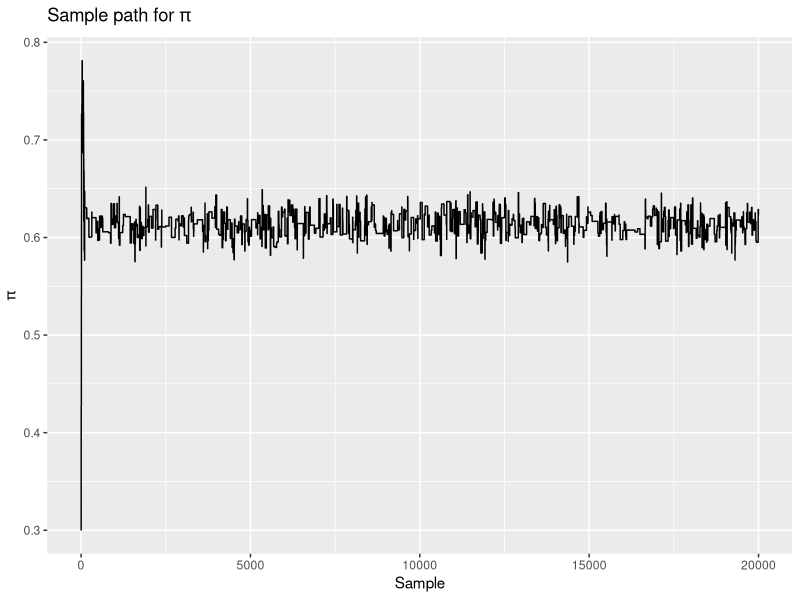
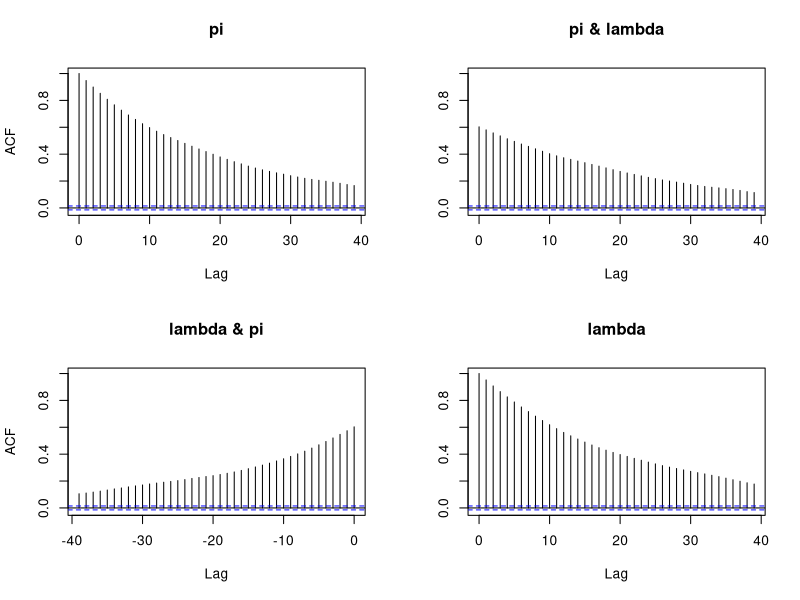

The R script that drew these images, in order:
## ---- chunk 1
knitr::opts_chunk$set(echo = TRUE)
## ---- chunk 2
### HELPER FUNCTIONS

# log prior for lambda, fill in 
lplambda = function(lambda){
  
  ## start solution
  return(log(dgamma(lambda, 2, 2)))
  ## end solution
  
}
# log prior for pi, fill in 
lppi = function(pi){
  
  ## start solution
  return(log(dunif(pi, min = 0, max = 1)))
  ## end solution  
  
}
# bivariate RW proposal function
# hint: bivariate proposal same as generating two indep proposals here
h.sim = function(spi = 0.1, slambda = 0.1){
  
  ## start solution
  l = rep(0, 2)
  l[1] = rnorm(1, mean = 0, sd = spi)
  l[2] = rnorm(1, mean = 0, sd = slambda)
  return(l)
  ## end solution  
  
}
# returns ll, or log f(y|lambda, pi)
# compute given y and ny from table
ll = function(y, ny, x){
  pi = x[1]
  lambda = x[2]
  
  ## start solution
  l = rep(0, length(ny))
  l[1] = ny[1] * log(pi + (1 - pi) * exp(-lambda))
  for (i in 2:length(y)) {
    l[i] = ny[i] * (log(1 - pi) - lambda + y[i] * log(lambda))
  }
  return(sum(l))
  ## end solution
}
# MH ratio
# Hint; since h symmetric, proposal density cancels out of ratio
R = function(y, y_weight, x, xt){
  # x is the proposal, xt is current state
  # x[1], xt[1] pertain to pi, x[2], xt[2] pertain to lambda
  ## start solution
  logR <- ll(y, y_weight, x) + lppi(x[1]) + lplambda(x[2]) - ll(y, y_weight, xt) 
  - lppi(xt[1]) - lplambda(xt[2])
  return(exp(logR))
  ## end solution
}

## ---- chunk 3
# set the seed
set.seed(1)

# data fro HW 6
y = 0:6
ny = c(3062, 587, 284, 103, 33, 4, 2)

# Set chain length
M = 20000

# initialize the chain vector (alpha, lambda)
x.rw.chain = matrix(0, M, 2)
colnames(x.rw.chain) = c("pi","lambda")

# Initialize chain with specified initial values
# alpha, lambda
x.rw.chain[1,] = c(0.3, 3) 

# now start chain
for(i in 1:(M-1)){
  
  # set the value at current iteration of the chain to variable xt
  xt = unname(x.rw.chain[i,])
  
  # draw a proposal from the proposal density
  x =  xt + h.sim(spi = 0.1, slambda = 0.1)
  
  # calculate MH ratio 
  if (x[1] <= 0 | x[1] >= 1 | x[2] <= 0) {
    r = 0
    delta = min(0.01, 1 / sqrt(i))
    if (accept / i < 0.44) {
      spi = exp(log(spi) - delta)
      slambda = exp(log(slambda) - delta)
    }else{
      spi = exp(log(spi) + delta)
      slambda = exp(log(slambda) + delta)
    }
  }
  else {
    r = min(R(y, ny, x, xt), 1)
  }
  
  # Generate draw from bernoulli(p).
  keep = rbinom(1, 1, r)
  
  # if keep = 1, then set next iteration equal to then proposal
  if(keep == 1){
    x.rw.chain[i+1,] = x
  }else{
    # otherwise, carry over value from the current iteration
    x.rw.chain[i+1,] = xt
  }
}
## print posterior means and diagnostic plots. Comment on convergence 

burn.in = 1:2000
colMeans(x.rw.chain[-burn.in,])
## ---- chunk 4
library(ggplot2)

ggplot() + 
  geom_line(aes(1:M, x.rw.chain[, 1])) + 
  labs(x = "Sample", 
       y = expression(pi),
       title = expression("Sample path for " * pi)) 
## ---- chunk 5
acf(x.rw.chain[-burn.in, ])
